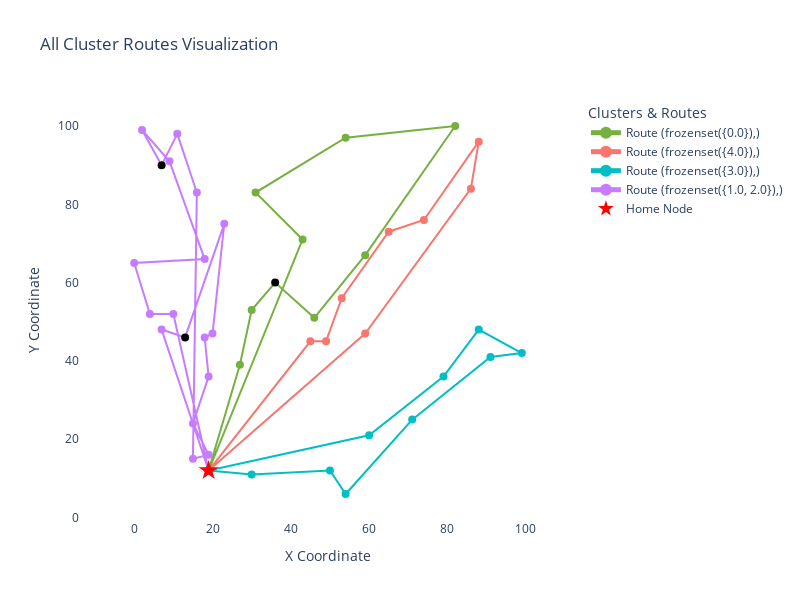

Write notebook code for a chart like this one.
### Code cell
plot_all_cluster_routes(route_lists, nodes_df)

### Figure 1 — Plotly figure (JSON) as saved in the notebook; plotly's stock layout.template omitted (floating-point values rounded to 4 significant figures)
{"data": [{"hoverinfo": "text", "hovertext": ["Node: 0<br>                 Time: 522<br>                Days: [0, 1, 2, 3, 4]<br>                Priority: 0.27<br>                Angle to home: 0.0<br>                Distance to home: 0.0<br>                Time Window: [[480, 960], [1980, 2520]]<br>                ", "Node: 9<br>                 Time: 550<br>                Days: [0, 1, 2, 3, 4]<br>                Priority: 0.25<br>                Angle to home: 73.49563861824498<br>                Distance to home: 28.16<br>                Time Window: [[480, 1020]]<br>                ", "Node: 44<br>                 Time: 604<br>                Days: [0, 1, 2, 3, 4]<br>                Priority: 0.27<br>                Angle to home: 74.98163936884933<br>                Distance to home: 42.45<br>                Time Window: [[540, 1080]]<br>                ", "Node: 40<br>                 Time: 654<br>                Days: [0, 1, 2, 3, 4]<br>                Priority: 0.47<br>                Angle to home: 70.49755149333778<br>                Distance to home: 50.92<br>                Time Window: [[654, 694]]<br>                ", "Node: 8<br>                 Time: 731<br>                Days: [0, 1, 2, 3, 4]<br>                Priority: 0.43<br>                Angle to home: 55.30484646876604<br>                Distance to home: 47.43<br>                Time Window: [[480, 1020]]<br>                ", "Node: 6<br>                 Time: 791<br>                Days: [0, 1, 2, 3, 4]<br>                Priority: 0.62<br>                Angle to home: 53.97262661489639<br>                Distance to home: 68.01<br>                Time Window: [[540, 1020]]<br>                ", "Node: 35<br>                 Time: 865<br>                Days: [0, 1, 2, 3, 4]<br>                Priority: 0.60<br>                Angle to home: 54.400780041023836<br>                Distance to home: 108.23<br>                Time Window: [[540, 1020]]<br>                ", "Node: 23<br>                 Time: 923<br>                Days: [0, 1, 2, 3, 4]<br>                Priority: 0.24<br>                Angle to home: 67.61986494804043<br>                Distance to home: 91.92<br>                Time Window: [[540, 1020]]<br>                ", "Node: 47<br>                 Time: 1000<br>                Days: [0, 1, 2, 3, 4]<br>                Priority: 0.42<br>                Angle to home: 80.40686573726967<br>                Distance to home: 72.01<br>                Time Window: [[540, 1020]]<br>                ", "Node: 7<br>                 Time: 1070<br>                Days: [0, 1, 2, 3, 4]<br>                Priority: 0.21<br>                Angle to home: 67.86450812189965<br>                Distance to home: 63.69<br>                Time Window: [[540, 1080]]<br>                ", "Node: 0<br>                 Time: 1180<br>                Days: [0, 1, 2, 3, 4]<br>                Priority: 0.27<br>                Angle to home: 0.0<br>                Distance to home: 0.0<br>                Time Window: [[480, 960], [1980, 2520]]<br>                "], "line": {"color": "#76B041", "width": 2}, "marker": {"color": ["#76B041", "#76B041", "#76B041", "black", "#76B041", "#76B041", "#76B041", "#76B041", "#76B041", "#76B041", "#76B041"], "size": 8}, "mode": "lines+markers", "name": "Route (frozenset({0.0}),)", "type": "scatter", "x": [19, 27, 30, 36, 46, 59, 82, 54, 31, 43, 19], "y": [12, 39, 53, 60, 51, 67, 100, 97, 83, 71, 12]}, {"hoverinfo": "text", "hovertext": ["Node: 0<br>                 Time: 563<br>                Days: [0, 1, 2, 3, 4]<br>                Priority: 0.27<br>                Angle to home: 0.0<br>                Distance to home: 0.0<br>                Time Window: [[480, 960], [1980, 2520]]<br>                ", "Node: 15<br>                 Time: 605<br>                Days: [0, 1, 2, 3, 4]<br>                Priority: 1.00<br>                Angle to home: 51.76617482255306<br>                Distance to home: 42.01<br>                Time Window: [[540, 1080]]<br>                ", "Node: 33<br>                 Time: 659<br>                Days: [0, 1, 2, 3, 4]<br>                Priority: 1.00<br>                Angle to home: 47.72631099390627<br>                Distance to home: 44.6<br>                Time Window: [[480, 960]]<br>                ", "Node: 49<br>                 Time: 707<br>                Days: [0, 1, 2, 3, 4]<br>                Priority: 1.00<br>                Angle to home: 52.30575953331083<br>                Distance to home: 55.61<br>                Time Window: [[540, 1020]]<br>                ", "Node: 42<br>                 Time: 761<br>                Days: [0, 1, 2, 3, 4]<br>                Priority: 0.48<br>                Angle to home: 52.980113745168524<br>                Distance to home: 76.4<br>                Time Window: [[480, 960]]<br>                ", "Node: 16<br>                 Time: 852<br>                Days: [0, 1, 2, 3, 4]<br>                Priority: 0.79<br>                Angle to home: 49.32506043473846<br>                Distance to home: 84.39<br>                Time Window: [[480, 1020]]<br>                ", "Node: 28<br>                 Time: 912<br>                Days: [0, 1, 2, 3, 4]<br>                Priority: 0.78<br>                Angle to home: 50.59933933652057<br>                Distance to home: 108.71<br>                Time Window: [[480, 1020]]<br>                ", "Node: 41<br>                 Time: 981<br>                Days: [0, 1, 2, 3, 4]<br>                Priority: 0.57<br>                Angle to home: 47.060111023723124<br>                Distance to home: 98.35<br>                Time Window: [[480, 1020]]<br>                ", "Node: 27<br>                 Time: 1080<br>                Days: [0, 1, 2, 3, 4]<br>                Priority: 0.13<br>                Angle to home: 41.18592516570965<br>                Distance to home: 53.15<br>                Time Window: [[540, 1080]]<br>                ", "Node: 0<br>                 Time: 1178<br>                Days: [0, 1, 2, 3, 4]<br>                Priority: 0.27<br>                Angle to home: 0.0<br>                Distance to home: 0.0<br>                Time Window: [[480, 960], [1980, 2520]]<br>                "], "line": {"color": "#F8766D", "width": 2}, "marker": {"color": ["#F8766D", "#F8766D", "#F8766D", "#F8766D", "#F8766D", "#F8766D", "#F8766D", "#F8766D", "#F8766D", "#F8766D"], "size": 8}, "mode": "lines+markers", "name": "Route (frozenset({4.0}),)", "type": "scatter", "x": [19, 45, 49, 53, 65, 74, 88, 86, 59, 19], "y": [12, 45, 45, 56, 73, 76, 96, 84, 47, 12]}, {"hoverinfo": "text", "hovertext": ["Node: 0<br>                 Time: 541<br>                Days: [0, 1, 2, 3, 4]<br>                Priority: 0.27<br>                Angle to home: 0.0<br>                Distance to home: 0.0<br>                Time Window: [[480, 960], [1980, 2520]]<br>                ", "Node: 34<br>                 Time: 552<br>                Days: [0, 1, 2, 3, 4]<br>                Priority: 0.69<br>                Angle to home: 354.8055710922652<br>                Distance to home: 11.05<br>                Time Window: [[540, 1080]]<br>                ", "Node: 10<br>                 Time: 613<br>                Days: [0, 1, 2, 3, 4]<br>                Priority: 1.00<br>                Angle to home: 0.0<br>                Distance to home: 31.0<br>                Time Window: [[540, 1020]]<br>                ", "Node: 4<br>                 Time: 672<br>                Days: [0, 1, 2, 3, 4]<br>                Priority: 0.35<br>                Angle to home: 350.2724214485984<br>                Distance to home: 35.51<br>                Time Window: [[540, 1080]]<br>                ", "Node: 43<br>                 Time: 752<br>                Days: [0, 1, 2, 3, 4]<br>                Priority: 0.46<br>                Angle to home: 14.036243467926479<br>                Distance to home: 53.6<br>                Time Window: [[540, 1080]]<br>                ", "Node: 20<br>                 Time: 844<br>                Days: [0, 1, 2, 3, 4]<br>                Priority: 0.93<br>                Angle to home: 21.93848046770647<br>                Distance to home: 77.62<br>                Time Window: [[480, 960]]<br>                ", "Node: 12<br>                 Time: 897<br>                Days: [0, 1, 2, 3, 4]<br>                Priority: 0.74<br>                Angle to home: 20.556045219583467<br>                Distance to home: 85.44<br>                Time Window: [[480, 1020]]<br>                ", "Node: 39<br>                 Time: 950<br>                Days: [0, 1, 2, 3, 4]<br>                Priority: 1.00<br>                Angle to home: 27.5528115767178<br>                Distance to home: 77.83<br>                Time Window: [[480, 1020]]<br>                ", "Node: 32<br>                 Time: 1006<br>                Days: [0, 1, 2, 3, 4]<br>                Priority: 0.37<br>                Angle to home: 21.80140948635181<br>                Distance to home: 64.62<br>                Time Window: [[540, 1080]]<br>                ", "Node: 14<br>                 Time: 1080<br>                Days: [0, 1, 2, 3, 4]<br>                Priority: 0.61<br>                Angle to home: 12.380756928807177<br>                Distance to home: 41.98<br>                Time Window: [[540, 1080]]<br>                ", "Node: 0<br>                 Time: 1177<br>                Days: [0, 1, 2, 3, 4]<br>                Priority: 0.27<br>                Angle to home: 0.0<br>                Distance to home: 0.0<br>                Time Window: [[480, 960], [1980, 2520]]<br>                "], "line": {"color": "#00BFC4", "width": 2}, "marker": {"color": ["#00BFC4", "#00BFC4", "#00BFC4", "#00BFC4", "#00BFC4", "#00BFC4", "#00BFC4", "#00BFC4", "#00BFC4", "#00BFC4", "#00BFC4"], "size": 8}, "mode": "lines+markers", "name": "Route (frozenset({3.0}),)", "type": "scatter", "x": [19, 30, 50, 54, 71, 91, 99, 88, 79, 60, 19], "y": [12, 11, 12, 6, 25, 41, 42, 48, 36, 21, 12]}, {"hoverinfo": "text", "hovertext": ["Node: 0<br>                 Time: 526<br>                Days: [0, 1, 2, 3, 4]<br>                Priority: 0.27<br>                Angle to home: 0.0<br>                Distance to home: 0.0<br>                Time Window: [[480, 960], [1980, 2520]]<br>                ", "Node: 2<br>                 Time: 567<br>                Days: [0, 1, 2, 3, 4]<br>                Priority: 0.18<br>                Angle to home: 102.68038349181982<br>                Distance to home: 41.0<br>                Time Window: [[480, 960], [1980, 2460]]<br>                ", "Node: 5<br>                 Time: 628<br>                Days: [0, 1, 2, 3, 4]<br>                Priority: 1.00<br>                Angle to home: 110.55604521958347<br>                Distance to home: 42.72<br>                Time Window: [[480, 960], [1980, 2460]]<br>                ", "Node: 31<br>                 Time: 690<br>                Days: [0, 1, 2, 3, 4]<br>                Priority: 1.00<br>                Angle to home: 109.72227776444706<br>                Distance to home: 56.3<br>                Time Window: [[540, 1020], [1920, 2400]]<br>                ", "Node: 3<br>                 Time: 755<br>                Days: [0, 1, 2, 3, 4]<br>                Priority: 0.06<br>                Angle to home: 91.06091169026423<br>                Distance to home: 54.01<br>                Time Window: [[480, 1020], [1920, 2400]]<br>                ", "Node: 37<br>                 Time: 863<br>                Days: [0, 1, 2, 3, 4]<br>                Priority: 0.86<br>                Angle to home: 97.21426203920676<br>                Distance to home: 79.63<br>                Time Window: [[540, 1080], [1920, 2460]]<br>                ", "Node: 21<br>                 Time: 913<br>                Days: [0, 1, 2, 3, 4]<br>                Priority: 0.50<br>                Angle to home: 101.0564129802482<br>                Distance to home: 88.65<br>                Time Window: [[540, 1020], [1980, 2520]]<br>                ", "Node: 19<br>                 Time: 963<br>                Days: [0, 1, 2, 3, 4]<br>                Priority: 0.20<br>                Angle to home: 98.74616226255522<br>                Distance to home: 78.92<br>                Time Window: [[960, 1000]]<br>                ", "Node: 24<br>                 Time: 1017<br>                Days: [0, 1, 2, 3, 4]<br>                Priority: 0.40<br>                Angle to home: 95.31454566994475<br>                Distance to home: 86.37<br>                Time Window: [[540, 1020], [1980, 2520]]<br>                ", "Node: 1<br>                 Time: 1079<br>                Days: [0, 1, 2, 3, 4]<br>                Priority: 0.06<br>                Angle to home: 92.41950921665634<br>                Distance to home: 71.06<br>                Time Window: [[540, 1080], [1980, 2460]]<br>                ", "Node: 45<br>                 Time: 1921<br>                Days: [0, 1, 2, 3, 4]<br>                Priority: 1.00<br>                Angle to home: 143.13010235415598<br>                Distance to home: 5.0<br>                Time Window: [[480, 960], [1920, 2400]]<br>                ", "Node: 22<br>                 Time: 1960<br>                Days: [0, 1, 2, 3, 4]<br>                Priority: 0.27<br>                Angle to home: 90.0<br>                Distance to home: 4.0<br>                Time Window: [[480, 1020], [1920, 2460]]<br>                ", "Node: 36<br>                 Time: 2012<br>                Days: [0, 1, 2, 3, 4]<br>                Priority: 0.82<br>                Angle to home: 108.43494882292202<br>                Distance to home: 12.65<br>                Time Window: [[480, 1020], [1980, 2520]]<br>                ", "Node: 30<br>                 Time: 2079<br>                Days: [0, 1, 2, 3, 4]<br>                Priority: 0.65<br>                Angle to home: 90.0<br>                Distance to home: 24.0<br>                Time Window: [[480, 1020], [1920, 2400]]<br>                ", "Node: 38<br>                 Time: 2143<br>                Days: [0, 1, 2, 3, 4]<br>                Priority: 1.00<br>                Angle to home: 91.6846843178963<br>                Distance to home: 34.01<br>                Time Window: [[480, 1020], [1920, 2460]]<br>                ", "Node: 11<br>                 Time: 2188<br>                Days: [0, 1, 2, 3, 4]<br>                Priority: 0.31<br>                Angle to home: 88.36342295838328<br>                Distance to home: 35.01<br>                Time Window: [[480, 960], [1980, 2460]]<br>                ", "Node: 46<br>                 Time: 2258<br>                Days: [0, 1, 2, 3, 4]<br>                Priority: 0.93<br>                Angle to home: 86.3670492605118<br>                Distance to home: 63.13<br>                Time Window: [[540, 1080], [1980, 2520]]<br>                ", "Node: 18<br>                 Time: 2321<br>                Days: [0, 1, 2, 3, 4]<br>                Priority: 0.67<br>                Angle to home: 100.00797980144135<br>                Distance to home: 34.53<br>                Time Window: [[2316, 2356]]<br>                ", "Node: 13<br>                 Time: 2377<br>                Days: [0, 1, 2, 3, 4]<br>                Priority: 0.86<br>                Angle to home: 108.43494882292202<br>                Distance to home: 37.95<br>                Time Window: [[480, 960], [1920, 2460]]<br>                ", "Node: 0<br>                 Time: 2466<br>                Days: [0, 1, 2, 3, 4]<br>                Priority: 0.27<br>                Angle to home: 0.0<br>                Distance to home: 0.0<br>                Time Window: [[480, 960], [1980, 2520]]<br>                "], "line": {"color": "#C77CFF", "width": 2}, "marker": {"color": ["#C77CFF", "#C77CFF", "#C77CFF", "#C77CFF", "#C77CFF", "#C77CFF", "#C77CFF", "black", "#C77CFF", "#C77CFF", "#C77CFF", "#C77CFF", "#C77CFF", "#C77CFF", "#C77CFF", "#C77CFF", "#C77CFF", "black", "#C77CFF", "#C77CFF"], "size": 8}, "mode": "lines+markers", "name": "Route (frozenset({1.0, 2.0}),)", "type": "scatter", "x": [19, 10, 4, 0, 18, 9, 2, 7, 11, 16, 15, 19, 15, 19, 18, 20, 23, 13, 7, 19], "y": [12, 52, 52, 65, 66, 91, 99, 90, 98, 83, 15, 16, 24, 36, 46, 47, 75, 46, 48, 12]}, {"hoverinfo": "text", "hovertext": "Home: Node 0<br>X: 19<br>Y: 12", "marker": {"color": "red", "size": 15, "symbol": "star"}, "mode": "markers", "name": "Home Node", "type": "scatter", "x": [19], "y": [12]}], "layout": {"height": 600, "hovermode": "closest", "legend": {"itemsizing": "constant", "title": {"text": "Clusters & Routes"}}, "plot_bgcolor": "white", "title": {"text": "All Cluster Routes Visualization"}, "width": 800, "xaxis": {"title": {"text": "X Coordinate"}}, "yaxis": {"scaleanchor": "x", "scaleratio": 1, "title": {"text": "Y Coordinate"}}}}
